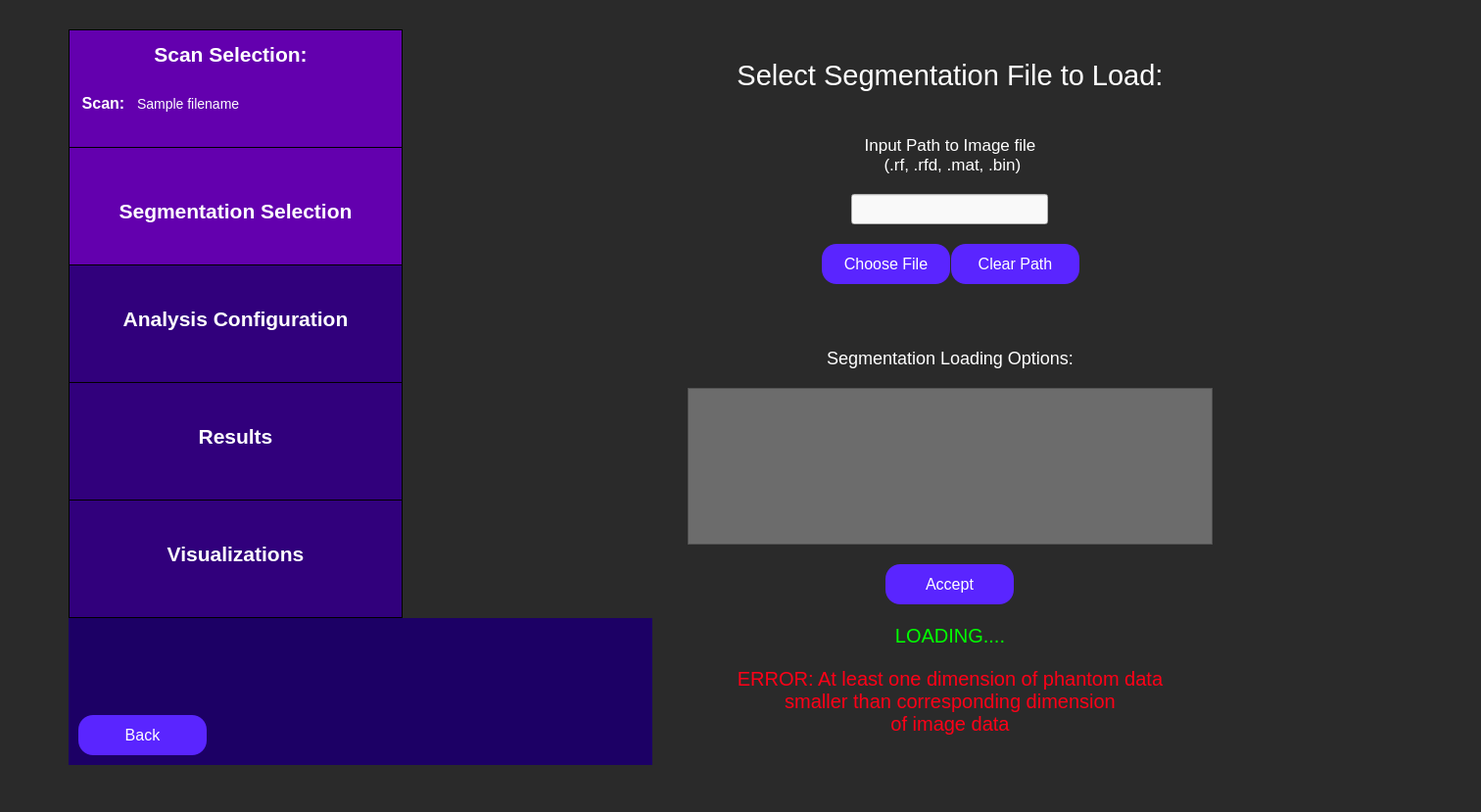
<?xml version="1.0" encoding="UTF-8"?>
<ui version="4.0">
 <class>seg_file_selector</class>
 <widget class="QWidget" name="seg_file_selector">
  <property name="geometry">
   <rect>
    <x>0</x>
    <y>0</y>
    <width>1512</width>
    <height>829</height>
   </rect>
  </property>
  <property name="minimumSize">
   <size>
    <width>0</width>
    <height>0</height>
   </size>
  </property>
  <property name="windowTitle">
   <string>Select Segmentation File</string>
  </property>
  <property name="styleSheet">
   <string notr="true">QWidget {
	background: rgb(42, 42, 42);
}</string>
  </property>
  <widget class="QWidget" name="horizontalLayoutWidget_4">
   <property name="geometry">
    <rect>
     <x>70</x>
     <y>30</y>
     <width>1198</width>
     <height>751</height>
    </rect>
   </property>
   <layout class="QHBoxLayout" name="full_screen_layout" stretch="0,0">
    <item>
     <layout class="QVBoxLayout" name="side_bar_layout" stretch="0,0">
      <property name="spacing">
       <number>0</number>
      </property>
      <property name="sizeConstraint">
       <enum>QLayout::SetMaximumSize</enum>
      </property>
      <item>
       <widget class="QWidget" name="sidebar_2" native="true">
        <property name="minimumSize">
         <size>
          <width>341</width>
          <height>601</height>
         </size>
        </property>
        <property name="maximumSize">
         <size>
          <width>241</width>
          <height>601</height>
         </size>
        </property>
        <property name="toolTip">
         <string>&lt;html&gt;&lt;head/&gt;&lt;body&gt;&lt;p&gt;&lt;br/&gt;&lt;/p&gt;&lt;/body&gt;&lt;/html&gt;</string>
        </property>
        <property name="styleSheet">
         <string notr="true">QWidget {
	background-color: rgb(28, 0, 101);
}</string>
        </property>
        <widget class="QFrame" name="scanSelectionSidebar">
         <property name="geometry">
          <rect>
           <x>0</x>
           <y>0</y>
           <width>341</width>
           <height>121</height>
          </rect>
         </property>
         <property name="minimumSize">
          <size>
           <width>341</width>
           <height>121</height>
          </size>
         </property>
         <property name="maximumSize">
          <size>
           <width>341</width>
           <height>121</height>
          </size>
         </property>
         <property name="styleSheet">
          <string notr="true">QFrame {
	background-color: rgb(99, 0, 174);
	border: 1px solid black;
}</string>
         </property>
         <property name="frameShape">
          <enum>QFrame::StyledPanel</enum>
         </property>
         <property name="frameShadow">
          <enum>QFrame::Raised</enum>
         </property>
         <widget class="QLabel" name="scanSelectionLabelSidebar">
          <property name="geometry">
           <rect>
            <x>70</x>
            <y>0</y>
            <width>191</width>
            <height>51</height>
           </rect>
          </property>
          <property name="styleSheet">
           <string notr="true">QLabel {
	font-size: 21px;
	color: rgb(255, 255, 255);
	background-color: rgba(255, 255, 255, 0);
	border: 0px;
	font-weight: bold;
}</string>
          </property>
          <property name="text">
           <string>Scan Selection:</string>
          </property>
          <property name="alignment">
           <set>Qt::AlignCenter</set>
          </property>
         </widget>
         <widget class="QLabel" name="scanLabel">
          <property name="geometry">
           <rect>
            <x>-60</x>
            <y>50</y>
            <width>191</width>
            <height>51</height>
           </rect>
          </property>
          <property name="styleSheet">
           <string notr="true">QLabel {
	font-size: 16px;
	color: rgb(255, 255, 255);
	background-color: rgba(255, 255, 255, 0);
	border: 0px;
	font-weight: bold;
}</string>
          </property>
          <property name="text">
           <string>Scan:</string>
          </property>
          <property name="alignment">
           <set>Qt::AlignCenter</set>
          </property>
         </widget>
         <widget class="QLabel" name="image_path_input">
          <property name="geometry">
           <rect>
            <x>70</x>
            <y>50</y>
            <width>261</width>
            <height>51</height>
           </rect>
          </property>
          <property name="styleSheet">
           <string notr="true">QLabel {
	font-size: 14px;
	color: rgb(255, 255, 255);
	background-color: rgba(255, 255, 255, 0);
	border: 0px;
}</string>
          </property>
          <property name="text">
           <string>Sample filename </string>
          </property>
          <property name="alignment">
           <set>Qt::AlignLeading|Qt::AlignLeft|Qt::AlignVCenter</set>
          </property>
         </widget>
        </widget>
        <widget class="QFrame" name="segSidebar">
         <property name="geometry">
          <rect>
           <x>0</x>
           <y>120</y>
           <width>341</width>
           <height>121</height>
          </rect>
         </property>
         <property name="maximumSize">
          <size>
           <width>341</width>
           <height>121</height>
          </size>
         </property>
         <property name="styleSheet">
          <string notr="true">QFrame {
	background-color: rgb(99, 0, 174);
	border: 1px solid black;
}</string>
         </property>
         <property name="frameShape">
          <enum>QFrame::StyledPanel</enum>
         </property>
         <property name="frameShadow">
          <enum>QFrame::Raised</enum>
         </property>
         <widget class="QLabel" name="segSidebarLabel">
          <property name="geometry">
           <rect>
            <x>0</x>
            <y>40</y>
            <width>341</width>
            <height>51</height>
           </rect>
          </property>
          <property name="styleSheet">
           <string notr="true">QLabel {
	font-size: 21px;
	color: rgb(255, 255, 255);
	background-color: rgba(255, 255, 255, 0);
	border: 0px;
	font-weight: bold;
}</string>
          </property>
          <property name="text">
           <string>Segmentation Selection</string>
          </property>
          <property name="alignment">
           <set>Qt::AlignCenter</set>
          </property>
         </widget>
        </widget>
        <widget class="QFrame" name="resultsSidebar">
         <property name="geometry">
          <rect>
           <x>0</x>
           <y>360</y>
           <width>341</width>
           <height>121</height>
          </rect>
         </property>
         <property name="minimumSize">
          <size>
           <width>341</width>
           <height>121</height>
          </size>
         </property>
         <property name="maximumSize">
          <size>
           <width>341</width>
           <height>121</height>
          </size>
         </property>
         <property name="styleSheet">
          <string notr="true">QFrame {
	background-color:  rgb(49, 0, 124);
	border: 1px solid black;
}</string>
         </property>
         <property name="frameShape">
          <enum>QFrame::StyledPanel</enum>
         </property>
         <property name="frameShadow">
          <enum>QFrame::Raised</enum>
         </property>
         <widget class="QLabel" name="resultsLabel">
          <property name="geometry">
           <rect>
            <x>0</x>
            <y>30</y>
            <width>341</width>
            <height>51</height>
           </rect>
          </property>
          <property name="styleSheet">
           <string notr="true">QLabel {
	font-size: 21px;
	color: rgb(255, 255, 255);
	background-color: rgba(255, 255, 255, 0);
	border: 0px;
	font-weight: bold;
}</string>
          </property>
          <property name="text">
           <string>Results</string>
          </property>
          <property name="alignment">
           <set>Qt::AlignCenter</set>
          </property>
         </widget>
        </widget>
        <widget class="QFrame" name="visualizationsSidebar">
         <property name="geometry">
          <rect>
           <x>0</x>
           <y>480</y>
           <width>341</width>
           <height>121</height>
          </rect>
         </property>
         <property name="minimumSize">
          <size>
           <width>341</width>
           <height>121</height>
          </size>
         </property>
         <property name="maximumSize">
          <size>
           <width>341</width>
           <height>121</height>
          </size>
         </property>
         <property name="styleSheet">
          <string notr="true">QFrame {
	background-color:  rgb(49, 0, 124);
	border: 1px solid black;
}</string>
         </property>
         <property name="frameShape">
          <enum>QFrame::StyledPanel</enum>
         </property>
         <property name="frameShadow">
          <enum>QFrame::Raised</enum>
         </property>
         <widget class="QLabel" name="visualizationsLabel">
          <property name="geometry">
           <rect>
            <x>20</x>
            <y>30</y>
            <width>301</width>
            <height>51</height>
           </rect>
          </property>
          <property name="styleSheet">
           <string notr="true">QLabel {
	font-size: 21px;
	color: rgb(255, 255, 255);
	background-color: rgba(255, 255, 255, 0);
	border: 0px;
	font-weight: bold;
}</string>
          </property>
          <property name="text">
           <string>Visualizations</string>
          </property>
          <property name="alignment">
           <set>Qt::AlignCenter</set>
          </property>
         </widget>
        </widget>
        <widget class="QFrame" name="analysisConfigSidebar">
         <property name="geometry">
          <rect>
           <x>0</x>
           <y>240</y>
           <width>341</width>
           <height>121</height>
          </rect>
         </property>
         <property name="maximumSize">
          <size>
           <width>341</width>
           <height>121</height>
          </size>
         </property>
         <property name="styleSheet">
          <string notr="true">QFrame {
	background-color: rgb(49, 0, 124);
	border: 1px solid black;
}</string>
         </property>
         <property name="frameShape">
          <enum>QFrame::StyledPanel</enum>
         </property>
         <property name="frameShadow">
          <enum>QFrame::Raised</enum>
         </property>
         <widget class="QLabel" name="analysisConfigLabel">
          <property name="geometry">
           <rect>
            <x>0</x>
            <y>30</y>
            <width>341</width>
            <height>51</height>
           </rect>
          </property>
          <property name="styleSheet">
           <string notr="true">QLabel {
	font-size: 21px;
	color: rgb(255, 255, 255);
	background-color: rgba(255, 255, 255, 0);
	border: 0px;
	font-weight:bold;
}</string>
          </property>
          <property name="text">
           <string>Analysis Configuration</string>
          </property>
          <property name="alignment">
           <set>Qt::AlignCenter</set>
          </property>
         </widget>
        </widget>
       </widget>
      </item>
      <item>
       <widget class="QFrame" name="gridFrame_2">
        <property name="minimumSize">
         <size>
          <width>341</width>
          <height>0</height>
         </size>
        </property>
        <property name="maximumSize">
         <size>
          <width>341</width>
          <height>16777215</height>
         </size>
        </property>
        <property name="styleSheet">
         <string notr="true">QFrame {
	background-color: rgb(28, 0, 101);
}</string>
        </property>
        <layout class="QGridLayout" name="backButtonGrid_3" rowstretch="0,0">
         <property name="sizeConstraint">
          <enum>QLayout::SetMinAndMaxSize</enum>
         </property>
         <property name="leftMargin">
          <number>10</number>
         </property>
         <property name="topMargin">
          <number>10</number>
         </property>
         <property name="rightMargin">
          <number>10</number>
         </property>
         <property name="bottomMargin">
          <number>10</number>
         </property>
         <item row="1" column="0">
          <widget class="QPushButton" name="back_button">
           <property name="minimumSize">
            <size>
             <width>131</width>
             <height>41</height>
            </size>
           </property>
           <property name="maximumSize">
            <size>
             <width>131</width>
             <height>41</height>
            </size>
           </property>
           <property name="styleSheet">
            <string notr="true">QPushButton {
	color: white;
	font-size: 16px;
	background: rgb(90, 37, 255);
	border-radius: 15px;
}</string>
           </property>
           <property name="text">
            <string>Back</string>
           </property>
          </widget>
         </item>
         <item row="0" column="0">
          <spacer name="verticalSpacer_5">
           <property name="orientation">
            <enum>Qt::Vertical</enum>
           </property>
           <property name="sizeHint" stdset="0">
            <size>
             <width>20</width>
             <height>40</height>
            </size>
           </property>
          </spacer>
         </item>
         <item row="1" column="1">
          <spacer name="horizontalSpacer_3">
           <property name="orientation">
            <enum>Qt::Horizontal</enum>
           </property>
           <property name="sizeHint" stdset="0">
            <size>
             <width>40</width>
             <height>20</height>
            </size>
           </property>
          </spacer>
         </item>
        </layout>
       </widget>
      </item>
     </layout>
    </item>
    <item>
     <layout class="QVBoxLayout" name="seg_loading_layout" stretch="2,0,0,0,3,0,2">
      <property name="spacing">
       <number>20</number>
      </property>
      <property name="leftMargin">
       <number>30</number>
      </property>
      <property name="topMargin">
       <number>30</number>
      </property>
      <property name="rightMargin">
       <number>30</number>
      </property>
      <property name="bottomMargin">
       <number>30</number>
      </property>
      <item>
       <widget class="QLabel" name="select_seg_label">
        <property name="styleSheet">
         <string notr="true">QLabel {
	font-size: 29px;
	color: rgb(255, 255, 255);
	background-color: rgba(255, 255, 255, 0);
}</string>
        </property>
        <property name="text">
         <string>Select Segmentation File to Load:</string>
        </property>
        <property name="textFormat">
         <enum>Qt::AutoText</enum>
        </property>
        <property name="scaledContents">
         <bool>false</bool>
        </property>
        <property name="alignment">
         <set>Qt::AlignCenter</set>
        </property>
        <property name="wordWrap">
         <bool>true</bool>
        </property>
       </widget>
      </item>
      <item>
       <layout class="QVBoxLayout" name="chooseImgLayout">
        <property name="leftMargin">
         <number>20</number>
        </property>
        <property name="rightMargin">
         <number>20</number>
        </property>
        <item>
         <spacer name="verticalSpacer_2">
          <property name="orientation">
           <enum>Qt::Vertical</enum>
          </property>
          <property name="sizeHint" stdset="0">
           <size>
            <width>20</width>
            <height>40</height>
           </size>
          </property>
         </spacer>
        </item>
        <item>
         <widget class="QLabel" name="seg_path_label">
          <property name="styleSheet">
           <string notr="true">QLabel {
	background-color: rgba(255, 255, 255, 0);
	color: white;
	font-size: 17px;
}</string>
          </property>
          <property name="text">
           <string>Input Path to Image file
 (.rf, .rfd, .mat, .bin)</string>
          </property>
          <property name="alignment">
           <set>Qt::AlignCenter</set>
          </property>
          <property name="textInteractionFlags">
           <set>Qt::NoTextInteraction</set>
          </property>
         </widget>
        </item>
        <item alignment="Qt::AlignHCenter|Qt::AlignVCenter">
         <widget class="QLineEdit" name="seg_path_input">
          <property name="minimumSize">
           <size>
            <width>201</width>
            <height>31</height>
           </size>
          </property>
          <property name="maximumSize">
           <size>
            <width>401</width>
            <height>31</height>
           </size>
          </property>
          <property name="styleSheet">
           <string notr="true">QLineEdit {
	background-color: rgb(249, 249, 249);
	color: black;
}</string>
          </property>
         </widget>
        </item>
        <item>
         <layout class="QHBoxLayout" name="chooseImageButtonsLayout">
          <property name="spacing">
           <number>1</number>
          </property>
          <item alignment="Qt::AlignRight">
           <widget class="QPushButton" name="choose_seg_path_button">
            <property name="minimumSize">
             <size>
              <width>131</width>
              <height>41</height>
             </size>
            </property>
            <property name="maximumSize">
             <size>
              <width>131</width>
              <height>41</height>
             </size>
            </property>
            <property name="styleSheet">
             <string notr="true">QPushButton {
	color: white;
	font-size: 16px;
	background: rgb(90, 37, 255);
	border-radius: 15px;
}</string>
            </property>
            <property name="text">
             <string>Choose File</string>
            </property>
           </widget>
          </item>
          <item alignment="Qt::AlignLeft">
           <widget class="QPushButton" name="clear_seg_path_button">
            <property name="minimumSize">
             <size>
              <width>131</width>
              <height>41</height>
             </size>
            </property>
            <property name="maximumSize">
             <size>
              <width>131</width>
              <height>41</height>
             </size>
            </property>
            <property name="styleSheet">
             <string notr="true">QPushButton {
	color: white;
	font-size: 16px;
	background: rgb(90, 37, 255);
	border-radius: 15px;
}</string>
            </property>
            <property name="text">
             <string>Clear Path</string>
            </property>
           </widget>
          </item>
         </layout>
        </item>
        <item>
         <spacer name="verticalSpacer_3">
          <property name="orientation">
           <enum>Qt::Vertical</enum>
          </property>
          <property name="sizeHint" stdset="0">
           <size>
            <width>20</width>
            <height>40</height>
           </size>
          </property>
         </spacer>
        </item>
       </layout>
      </item>
      <item>
       <widget class="QLabel" name="loading_options_label">
        <property name="styleSheet">
         <string notr="true">QLabel {
	font-size: 18px;
	color: rgb(255, 255, 255);
	background-color: rgba(255, 255, 255, 0);
}</string>
        </property>
        <property name="text">
         <string>
Segmentation Loading Options:</string>
        </property>
        <property name="textFormat">
         <enum>Qt::AutoText</enum>
        </property>
        <property name="scaledContents">
         <bool>false</bool>
        </property>
        <property name="alignment">
         <set>Qt::AlignCenter</set>
        </property>
        <property name="wordWrap">
         <bool>true</bool>
        </property>
       </widget>
      </item>
      <item>
       <widget class="QTableWidget" name="loading_options_table">
        <property name="styleSheet">
         <string notr="true">QTableWidget {
	background: rgb(108, 108, 108);
	color: white;
}</string>
        </property>
        <property name="dragEnabled">
         <bool>false</bool>
        </property>
        <property name="sortingEnabled">
         <bool>false</bool>
        </property>
        <property name="rowCount">
         <number>0</number>
        </property>
        <property name="columnCount">
         <number>0</number>
        </property>
        <attribute name="horizontalHeaderCascadingSectionResizes">
         <bool>false</bool>
        </attribute>
       </widget>
      </item>
      <item alignment="Qt::AlignHCenter|Qt::AlignVCenter">
       <widget class="QPushButton" name="accept_seg_path_button">
        <property name="minimumSize">
         <size>
          <width>131</width>
          <height>41</height>
         </size>
        </property>
        <property name="maximumSize">
         <size>
          <width>131</width>
          <height>41</height>
         </size>
        </property>
        <property name="styleSheet">
         <string notr="true">QPushButton {
	color: white;
	font-size: 16px;
	background: rgb(90, 37, 255);
	border-radius: 15px;
}</string>
        </property>
        <property name="text">
         <string>Accept</string>
        </property>
       </widget>
      </item>
      <item>
       <widget class="QLabel" name="loading_screen_label">
        <property name="styleSheet">
         <string notr="true">QLabel {
	color: rgb(0, 255, 0);
	font-size: 20px;
	background-color: rgba(255, 255, 255, 0);
}</string>
        </property>
        <property name="text">
         <string>LOADING....</string>
        </property>
        <property name="alignment">
         <set>Qt::AlignCenter</set>
        </property>
       </widget>
      </item>
      <item>
       <widget class="QLabel" name="select_seg_error_msg">
        <property name="styleSheet">
         <string notr="true">QLabel {
	color: rgb(255, 0, 23);
	font-size: 20px;
	background-color: rgba(255, 255, 255, 0);
}</string>
        </property>
        <property name="text">
         <string>ERROR: At least one dimension of phantom data
smaller than corresponding dimension
of image data</string>
        </property>
        <property name="alignment">
         <set>Qt::AlignCenter</set>
        </property>
       </widget>
      </item>
     </layout>
    </item>
   </layout>
  </widget>
 </widget>
 <resources/>
 <connections/>
</ui>
